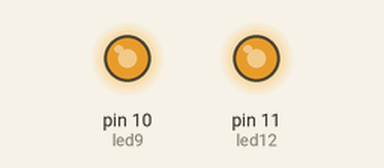
Simulated run of this sketch. Board: Arduino Uno, built with avr-gcc and run on an emulated ATmega328P. Parts: output pins drawn as LEDs (lit = HIGH). What the sketch prints to the serial monitor is not drawn.

Above: at 0.05 s.
At 14.95 s:
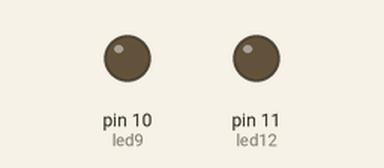
Timing chart, 0 to 19.5 s (numbered marks = the images above):
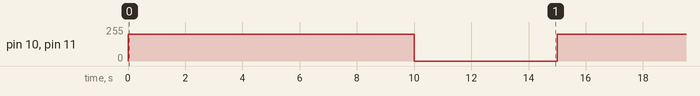

Measured:
- by itself, pin 10 (led9), pin 11 (led12): alternates 200/255 for 10.0 s and 0/255 for 5.0 s

The sketch:

ledtest2.ino
```cpp
int led12 = 11;
int led9 = 10;
unsigned long count = 0;
bool countSet = false;

void setup() {
  // put your setup code here, to run once:
  Serial.begin(9600);
  pinMode(led12,OUTPUT);
  pinMode(led9, OUTPUT);
}

void loop() {
  // put your main code here, to run repeatedly:
  unsigned long now = millis();
  if (now-count>=10000 && now-count<15000){
    analogWrite(led12,0);
    analogWrite(led9,0);

  }
  if ( now - count >= 15000 && !countSet){
    count = now;
    countSet = true;
  }
  if (now - count >= 0 && now - count < 10000)  {
    analogWrite(led12,200);
    analogWrite(led9,200);
    countSet = false;
  }
  Serial.println(now);


}
```
